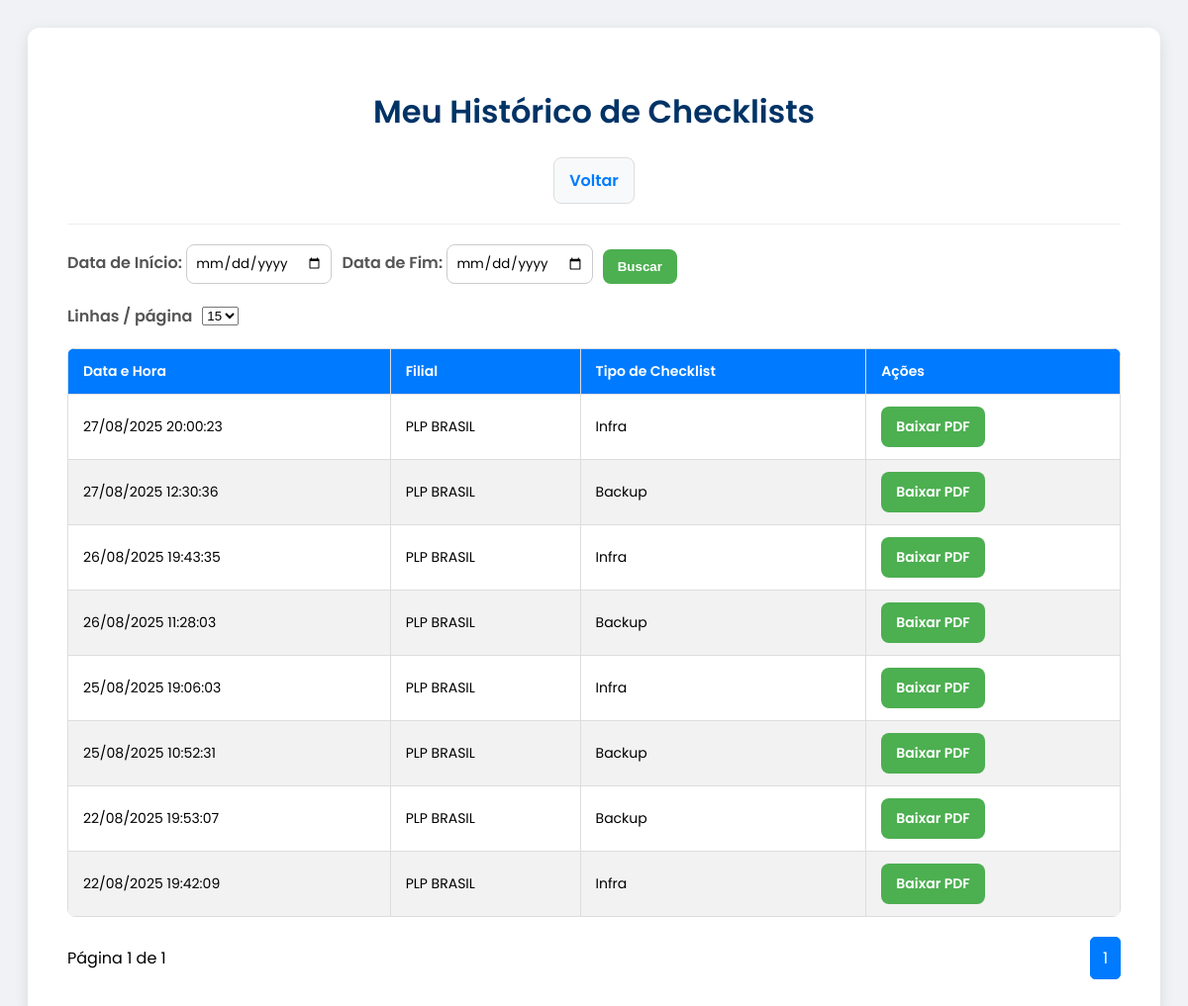
Screenshot of /user_history.php (signed in) with the database file from the repository.
### tables this page shows
CREATE TABLE `submissions` (
  `id` int NOT NULL AUTO_INCREMENT,
  `filial` varchar(255) NOT NULL,
  `data_preenchimento` timestamp NULL DEFAULT CURRENT_TIMESTAMP,
  `checklist_type` varchar(50) NOT NULL,
  `tape_number` varchar(255) DEFAULT NULL,
  `user_id` int DEFAULT NULL,
  PRIMARY KEY (`id`)
);

### user_history.php (the view, shortened to what this page needs)
<?php
require_once 'db_config.php';
$user_id = $_SESSION['user_id'];
$conn = new mysqli($servername, $username, $password, $dbname);
$start_date = $_GET['start_date'] ?? '';
$end_date = $_GET['end_date'] ?? '';
$limit = $_GET['limit'] ?? 15;
$page = $_GET['page'] ?? 1;
$offset = ($page - 1) * $limit;
$where_clauses = ["s.user_id = ?"];
$params = [$user_id];
$types = "i";
$sql_count = "SELECT COUNT(*) AS total_records FROM submissions s";
if (count($where_clauses) > 0) {
    $sql_count .= " WHERE " . implode(" AND ", $where_clauses);
}
$stmt_count = $conn->prepare($sql_count);
if (count($params) > 0) {
    $stmt_count->bind_param($types, ...$params);
}
$stmt_count->execute();
$result_count = $stmt_count->get_result();
$total_records = $result_count->fetch_assoc()['total_records'];
$total_pages = ceil($total_records / $limit);
$sql = "SELECT s.id, s.filial, s.data_preenchimento, s.checklist_type, u.username
        FROM submissions s
        JOIN users u ON s.user_id = u.id";
if (count($where_clauses) > 0) {
    $sql .= " WHERE " . implode(" AND ", $where_clauses);
}
$sql .= " ORDER BY s.data_preenchimento DESC LIMIT ? OFFSET ?";
$params[] = $limit;
$params[] = $offset;
$types .= "ii";
$stmt = $conn->prepare($sql);
if ($stmt) {
    $stmt->bind_param($types, ...$params);
    $stmt->execute();
    $result = $stmt->get_result();
} else {
    $result = null;
}
$base_url = "user_history.php?start_date=$start_date&end_date=$end_date&limit=$limit";
?>
<!DOCTYPE html>
<html lang="pt-br">
<head>
</head>
<body>
    <div class="container">
        <div class="header">
            <h1>Meu Histórico de Checklists</h1>
            <a href="checklist.php" class="back-btn">Voltar</a>
        </div>
        <div class="search-form-container">
            <form action="" method="GET" class="search-form">
                <div>
                    <label for="start_date">Data de Início:</label>
                    <input type="date" id="start_date" name="start_date" value="<?php echo htmlspecialchars($start_date); ?>">
                </div>
                <div>
                    <label for="end_date">Data de Fim:</label>
                    <input type="date" id="end_date" name="end_date" value="<?php echo htmlspecialchars($end_date); ?>">
                </div>
                <button type="submit" class="btn">Buscar</button>
            </form>
            <form action="" method="GET" class="search-form" style="align-items: center;">
                <label for="limit">Linhas / página</label>
                <select name="limit" onchange="this.form.submit()">
                    <option value="15" <?php echo ($limit == 15) ? 'selected' : ''; ?>>15</option>
                </select>
            </form>
        </div>
        <?php if ($result && $result->num_rows > 0): ?>
            <table>
                <thead>
                    <tr>
                        <th>Data e Hora</th>
                        <th>Filial</th>
                        <th>Tipo de Checklist</th>
                        <th>Ações</th>
                    </tr>
                </thead>
                <tbody>
                    <?php while($row = $result->fetch_assoc()): ?>
                    <tr>
                        <td><?php echo date('d/m/Y H:i:s', strtotime($row['data_preenchimento'])); ?></td>
                        <td><?php echo htmlspecialchars(str_replace('_', ' ', $row['filial'])); ?></td>
                        <td><?php echo htmlspecialchars(ucfirst($row['checklist_type'])); ?></td>
                        <td>
                            <a href="generate_pdf.php?submission_id=<?php echo $row['id']; ?>" class="download-btn">Baixar PDF</a>
                        </td>
                    </tr>
                    <?php endwhile; ?>
                </tbody>
            </table>
            <div class="pagination-container">
                <div>Página <?php echo $page; ?> de <?php echo $total_pages; ?></div>
                <div class="pagination-controls">
                    <?php for ($i = 1; $i <= $total_pages; $i++): ?>
                        <?php if ($i == $page): ?>
                            <span class="current"><?php echo $i; ?></span>
                        <?php else: ?>
                            <a href="<?php echo htmlspecialchars($base_url . '&page=' . $i); ?>"><?php echo $i; ?></a>
                        <?php endif; ?>
                    <?php endfor; ?>
                </div>
            </div>
        <?php else: ?>
            <p class="no-data">Nenhum checklist encontrado<?php echo (!empty($start_date) || !empty($end_date)) ? " para o período selecionado." : " no seu histórico."; ?></p>
        <?php endif; ?>
    </div>
</body>
</html>

### user_history.php (style rules this page uses)
body { font-family: 'Poppins', Arial, sans-serif; background-color: #f0f2f5; padding: 20px; }
.container { max-width: 1200px; margin: 0 auto; background-color: #fff; padding: 40px; border-radius: 12px; box-shadow: 0 4px 15px rgba(0,0,0,0.1); }
.header { text-align: center; border-bottom: 1px solid #eee; padding-bottom: 20px; margin-bottom: 20px; }
h1 { color: #003366; font-weight: 600; font-size: 2em; }
.search-form { display: flex; flex-wrap: wrap; gap: 10px; align-items: flex-end; margin-bottom: 20px; }
.search-form label { font-weight: 600; color: #555; }
.search-form input[type="date"] { padding: 8px; border: 1px solid #ccc; border-radius: 8px; font-family: 'Poppins', sans-serif; }
.pagination-container { display: flex; justify-content: space-between; align-items: center; margin-top: 20px; }
.pagination-controls { display: flex; gap: 5px; }
.pagination-controls a, .pagination-controls span { padding: 8px 12px; text-decoration: none; color: #007BFF; border: 1px solid #ddd; border-radius: 5px; transition: all 0.3s ease; }
.pagination-controls span.current { background-color: #007BFF; color: white; border-color: #007BFF; }
.back-btn, .download-btn, .btn { display: inline-block; text-decoration: none; color: #007BFF; font-weight: 600; padding: 10px 15px; border: 1px solid #ddd; border-radius: 8px; background-color: #f8f9fa; transition: all 0.3s ease; }
.download-btn, .btn { color: #fff; background-color: #4CAF50; border: none; }
table { width: 100%; border-collapse: collapse; margin-top: 20px; border-radius: 8px; overflow: hidden; }
th, td { padding: 12px 15px; border: 1px solid #ddd; text-align: left; font-size: 14px; }
th { background-color: #007BFF; color: white; font-weight: 600; }
tbody tr:nth-child(even) { background-color: #f2f2f2; }

### rows the page displays
submissions: data_preenchimento "27/08/2025 20:00:23", filial "PLP BRASIL", checklist_type "Infra"
submissions: data_preenchimento "27/08/2025 12:30:36", filial "PLP BRASIL", checklist_type "Backup"
submissions: data_preenchimento "26/08/2025 19:43:35", filial "PLP BRASIL", checklist_type "Infra"
submissions: data_preenchimento "26/08/2025 11:28:03", filial "PLP BRASIL", checklist_type "Backup"
submissions: data_preenchimento "25/08/2025 19:06:03", filial "PLP BRASIL", checklist_type "Infra"
submissions: data_preenchimento "25/08/2025 10:52:31", filial "PLP BRASIL", checklist_type "Backup"
submissions: data_preenchimento "22/08/2025 19:53:07", filial "PLP BRASIL", checklist_type "Backup"
submissions: data_preenchimento "22/08/2025 19:42:09", filial "PLP BRASIL", checklist_type "Infra"

### other values shown
$page "1"
$total_pages "1"
